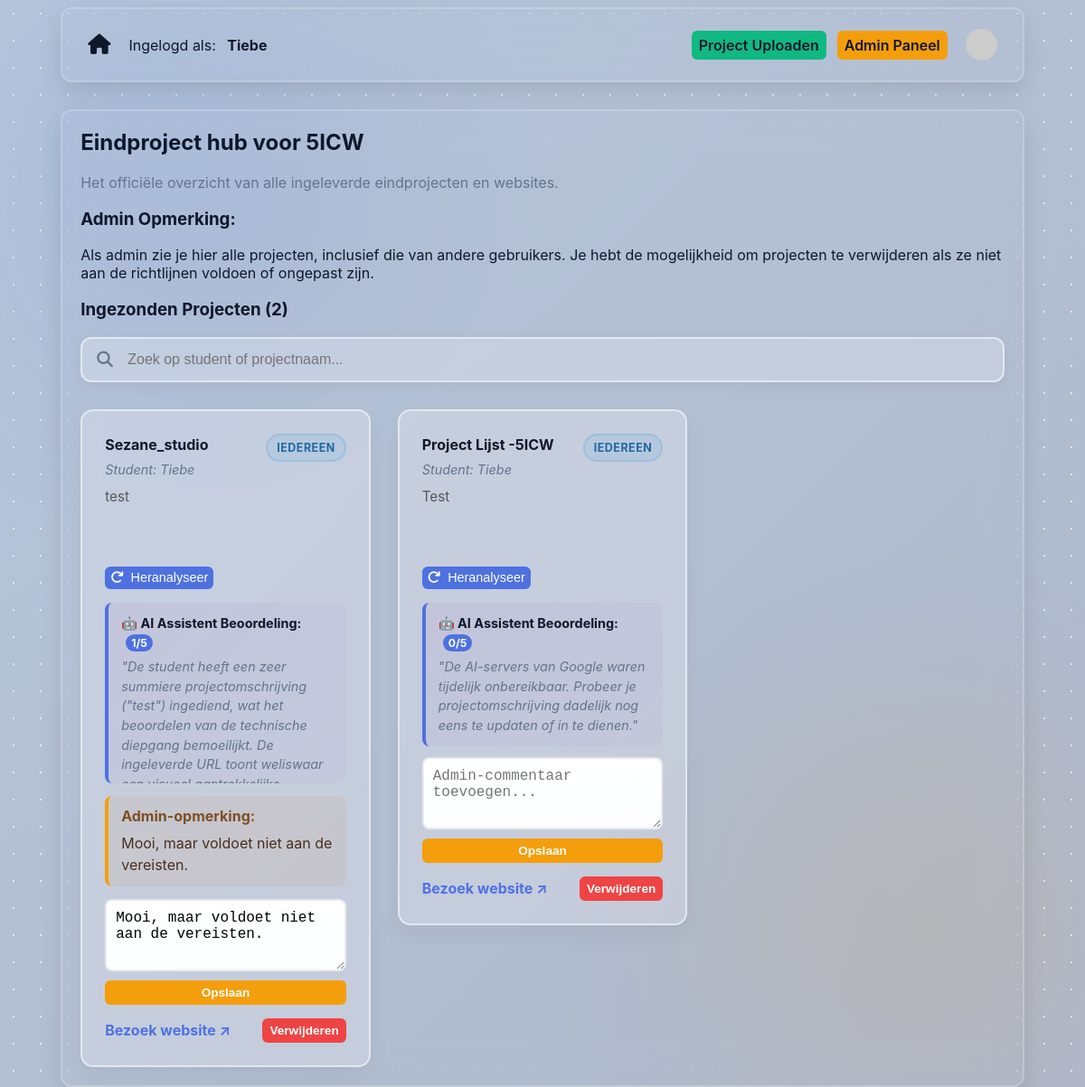
Before: / (signed in) with the older database file.
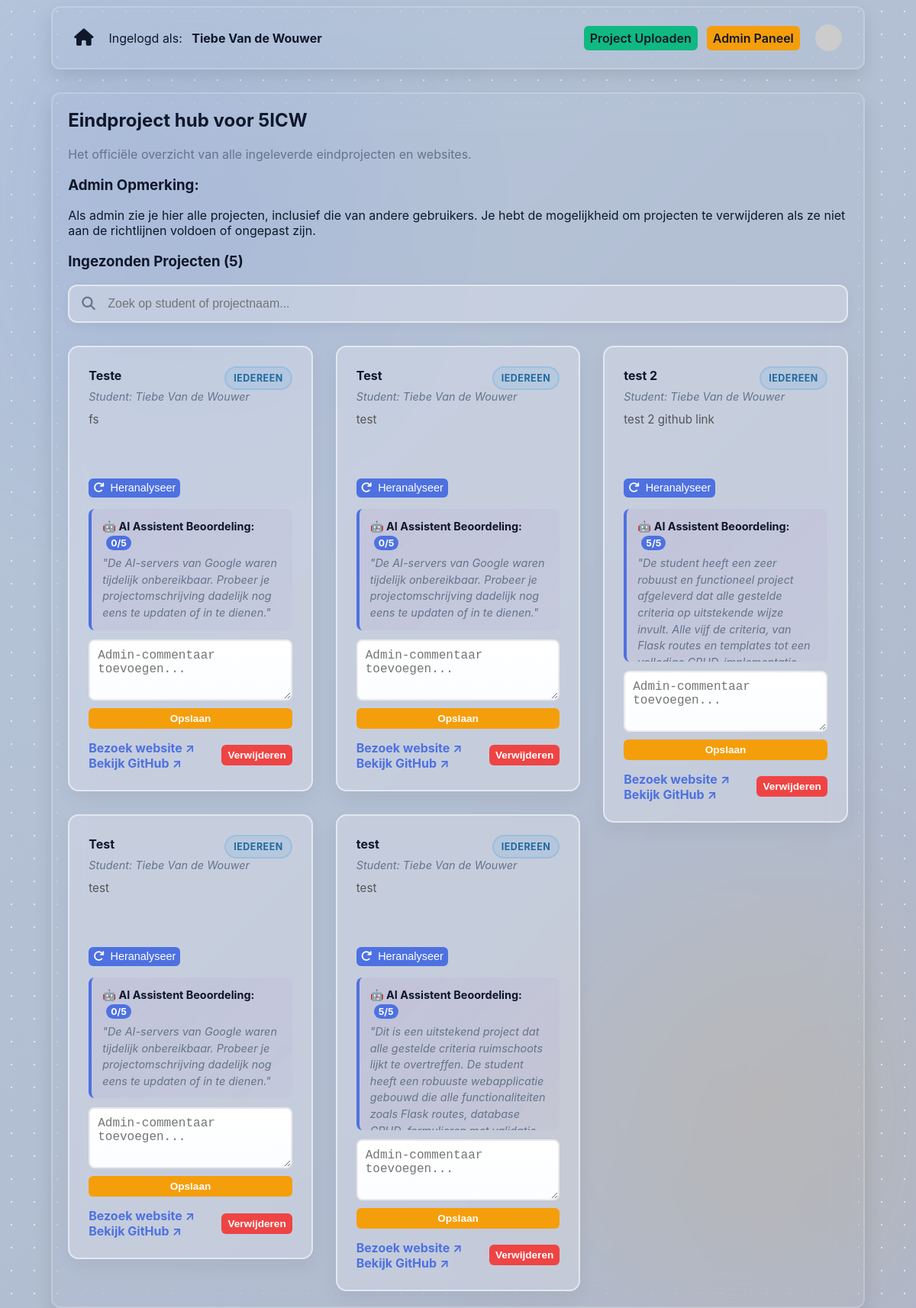
After: the same page with the newer database file.
### tables this page shows
CREATE TABLE users (
            id INTEGER PRIMARY KEY AUTOINCREMENT,
            name TEXT NOT NULL,
            email TEXT UNIQUE NOT NULL,
            password_hash TEXT NOT NULL,
            verified INTEGER DEFAULT 0,
            role TEXT DEFAULT 'user'  -- HIERMEE HOUDEN WE DE ROL BIJ
        );

CREATE TABLE projects (
            id INTEGER PRIMARY KEY AUTOINCREMENT,
            title TEXT NOT NULL,
            description TEXT NOT NULL,
            link TEXT,
            user_id INTEGER NOT NULL, admin_comment TEXT, visibility TEXT DEFAULT 'public', ai_score INTEGER, ai_feedback TEXT, github_link TEXT, -- HIERMEE KOPPELEN WE HET PROJECT AAN EEN GEBRUIKER
            FOREIGN KEY (user_id) REFERENCES users (id) ON DELETE CASCADE
        );

### app.py (the view, shortened to what this page needs)
@app.route('/')
def index():
    conn = get_db_connection()
    db = conn.cursor()
    if session.get('user_role') == 'admin':
        projecten = db.execute('''
            SELECT projects.*, users.name AS creator_name
            FROM projects
            JOIN users ON projects.user_id = users.id
        ''').fetchall()
    conn.close()
    if 'user_name' in session:
        current_user = session['user_name']
        is_guest = False
    else:
        current_user = "Gast"
        is_guest = True
    return render_template('index.html', username=current_user, is_guest=is_guest, projecten=projecten)

### app.py (called while the page is built)
def get_db_connection():
    conn = sqlite3.connect('registrants.db')
    conn.row_factory = sqlite3.Row
    return conn

@app.context_processor
def inject_theme():
    theme = session.get('theme', 'light')
    if theme not in ['light', 'dark', 'ocean', 'dark-neon', 'soft-nature', 'sunset', 'frosted-ice', 'retro-gaming', 'coffee', 'cyberpunk']:
        theme = 'light'
    return {'theme_class': theme}

@app.context_processor
def inject_gravatar():
    email = session.get('user_email', '')
    if email:
        clean_email = email.strip().lower()
        gravatar_hash = hashlib.md5(clean_email.encode('utf-8')).hexdigest()
        avatar_url = f"https://www.gravatar.com/avatar/{gravatar_hash}?s=150&d=mp"
    else:
        avatar_url = "https://www.gravatar.com/avatar/00000000000000000000000000000000?d=mp&f=y"
    return {'user_avatar': avatar_url}

### templates/index.html (shortened to what this page needs)
{% extends "layout.html" %}
{% block content %}
    <h2>Eindproject hub voor 5ICW</h2>
    <p class="muted">Het officiële overzicht van alle ingeleverde eindprojecten en websites.</p>
    {% if session.user_role == 'admin' %}
        <div class="admin-notice">
            <h3>Admin Opmerking:</h3>
            <p>Als admin zie je hier alle projecten, inclusief die van andere gebruikers. Je hebt de mogelijkheid om projecten te verwijderen als ze niet aan de richtlijnen voldoen of ongepast zijn.</p>
        </div>
    {% endif %}
    <h3>Ingezonden Projecten ({{ projecten | length }})</h3>
    {% if projecten %}
        <div class="search-container">
            <i class="fa-solid fa-magnifying-glass search-icon"></i>
            <input type="text" id="project-search" class="search-input" placeholder="Zoek op student of projectnaam...">
        </div>
        <div class="projects-grid">
            {% for project in projecten %}
            <div class="project-card">
                    <div>
                        <div class="project-card-header">
                            <h4>{{ project['title'] }}</h4>
                            <span class="project-visibility-pill {{ 'visibility-admin' if (project['visibility'] or 'public') == 'admin' else 'visibility-public' }}">
                                {% if (project['visibility'] or 'public') == 'admin' %}Alleen admin{% else %}Iedereen{% endif %}
                            </span>
                        </div>
                        <p class="project-meta">Student: {{ project['creator_name'] }}</p>
                        <p class="project-desc">{{ project['description'] }}</p>
                        {% if session.user_id and (project['user_id'] == session.user_id or session.user_role == 'admin') %}
                            <button type="button" class="ai-herladen rerun-ai-btn" data-project-id="{{ project['id'] }}">
                                <i class="fa-solid fa-arrow-rotate-right"></i>
                                Heranalyseer
                            </button>
                        {% endif %}
                        <div class="Ai-feedback">
                            <strong style="color: var(--text);">🤖 AI Assistent Beoordeling:</strong>
                            <span class="ai-score-value" style="background: var(--primary); color: white; padding: 2px 6px; border-radius: 10px; font-size: 0.85em; font-weight: bold; margin-left: 5px;">
                                {{ project['ai_score'] }}/5
                            </span>
                            <p class="ai-feedback-text" style="margin: 5px 0 0 0; font-style: italic; color: var(--muted);">
                                    "{{ project['ai_feedback'] }}"
                            </p>
                        </div>
                        {% if project['admin_comment'] %}
                            <div class="project-admin-comment">
                                <strong>Admin-opmerking:</strong>
                                <p>{{ project['admin_comment'] }}</p>
                            </div>
                        {% endif %}
                        {% if session.user_role == 'admin' %}
                            <form action="{{ url_for('project_comment', project_id=project['id']) }}" method="post" class="project-comment-form">
                                <textarea name="comment" placeholder="Admin-commentaar toevoegen...">{{ project['admin_comment'] or '' }}</textarea>
                                <button type="submit" class="btn btn-accent small">Opslaan</button>
                            </form>
                        {% endif %}
                    </div>
                    <div class="project-actions">
                        <div class="project-links">
                            {% if project['link'] %}
                                <a href="{{ project['link'] }}" target="_blank" class="link-primary">Bezoek website ↗</a>
                            {% endif %}
                            <br>
                            {% if project['github_link'] %}
                                <a href="{{ project['github_link'] }}" target="_blank" class="link-primary">Bekijk GitHub ↗</a>
                            {% endif %}
                        </div>
                        {% if session.user_id and (project['user_id'] == session.user_id or session.user_role == 'admin') %}
                            <form action="{{ url_for('delete_project', project_id=project['id']) }}" method="post" onsubmit="return confirm('Weet je zeker dat je dit project wilt verwijderen?');" class="inline-form">
                                <button type="submit" class="btn btn-danger small">
                                    Verwijderen
                                </button>
                            </form>
                        {% endif %}
                    </div>
                </div>
            {% endfor %}
        </div>
    {% else %}
        <p class="muted italic">Er zijn momenteel nog geen eindprojecten ingeleverd door de leerlingen.</p>
    {% endif %}
{% endblock %}

### templates/layout.html (shortened to what this page needs)
<!DOCTYPE html>
<html lang="nl">
<head>
    <link rel="stylesheet" href="{{ url_for('static', filename='style.css') }}">
    <link rel="stylesheet" href="https://cdnjs.cloudflare.com/ajax/libs/font-awesome/6.4.0/css/all.min.css">
</head>
<body class="{{ theme_class }}">
    <header>
        <nav>
            <div class="nav-links">
                <a href="{{ url_for('index') }}" class="icon-link" title="Home page">
                    <i class="fas fa-home"></i>
                </a>
                {% if session.user_id %}
                <span class="show-on-desktop">Ingelogd als: <a href="{{ url_for('profile') }}"><strong>{{ session.user_name }}</strong></a></span>
                {% endif %}
            </div>
            <div class="nav-links">
                {% if session.user_id %}
                    <a href="{{ url_for('upload_project') }}" class="btn btn-success">
                        <span class="show-on-desktop">Project Uploaden</span>
                    </a>
                    {% if session.user_role == 'admin' %}
                        <a href="/admin/dashboard" class="btn btn-accent">Admin Paneel</a>
                    {% endif %}
                {% endif %}
                <a href="/profile" class="icon-link" title="Profiel van {{ session.user_name }}">
                    {% if session.user_id %}
                        <img src="{{ user_avatar }}" alt="Profielfoto" class="avatar">
                    {% else %}
                        <i class="fa-solid fa-circle-user"></i>
                    {% endif %}
                </a>
            </div>
        </nav>
    </header>
    <main class="container">
        {% block content %}
        {% endblock %}
    </main>
</body>
</html>

Changed rows visible on the page:
removed projects: title "Sezane_studio", visibility "IEDEREEN", creator_name "Tiebe", description "test", ai_score "1", ai_feedback "De student heeft een zeer summiere projectomschrijving (\"test\") ingediend, wat het beoordelen van de technische diepgang bemoeilijkt. De ingeleverde URL toont weliswaar…", admin_comment "Mooi, maar voldoet niet aan de vereisten.", comment "Mooi, maar voldoet niet aan de vereisten."
removed projects: title "Project Lijst -5ICW", visibility "IEDEREEN", creator_name "Tiebe", description "Test", ai_score "0", ai_feedback "De AI-servers van Google waren tijdelijk onbereikbaar. Probeer je projectomschrijving dadelijk nog eens te updaten of in te dienen."
changed users: user_name "Tiebe" → "Tiebe Van de Wouwer"
added projects: title "Teste", visibility "IEDEREEN", creator_name "Tiebe Van de Wouwer", description "fs", ai_score "0", ai_feedback "De AI-servers van Google waren tijdelijk onbereikbaar. Probeer je projectomschrijving dadelijk nog eens te updaten of in te dienen."
added projects: title "Test", visibility "IEDEREEN", creator_name "Tiebe Van de Wouwer", description "test", ai_score "0", ai_feedback "De AI-servers van Google waren tijdelijk onbereikbaar. Probeer je projectomschrijving dadelijk nog eens te updaten of in te dienen."
added projects: title "Test", visibility "IEDEREEN", creator_name "Tiebe Van de Wouwer", description "test", ai_score "0", ai_feedback "De AI-servers van Google waren tijdelijk onbereikbaar. Probeer je projectomschrijving dadelijk nog eens te updaten of in te dienen."
added projects: title "test", visibility "IEDEREEN", creator_name "Tiebe Van de Wouwer", description "test", ai_score "5", ai_feedback "Dit is een uitstekend project dat alle gestelde criteria ruimschoots lijkt te overtreffen. De student heeft een robuuste webapplicatie gebouwd die alle functionaliteiten zoals Flask routes, database…"
added projects: title "test 2", visibility "IEDEREEN", creator_name "Tiebe Van de Wouwer", description "test 2 github link", ai_score "5", ai_feedback "De student heeft een zeer robuust en functioneel project afgeleverd dat alle gestelde criteria op uitstekende wijze invult. Alle vijf de criteria, van Flask routes en templates tot een…"
Other visible differences:
{{ projecten | length }}: "2" → "5"
